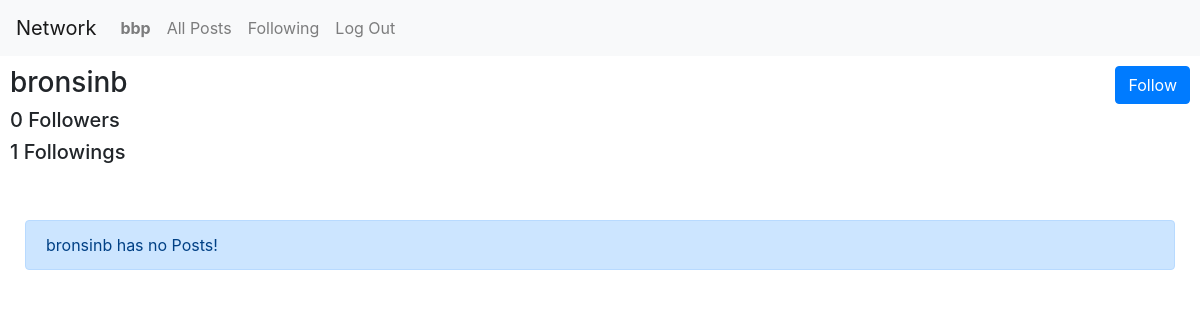
Page /profile/bronsinb (signed in) on the committed database.
### network/models.py (models this page shows)
class User(AbstractUser):
    follower = models.ManyToManyField('self', blank=True, symmetrical=False, related_name="following")
    def get_follower_count(self):
        return len(self.follower.all())
    def get_following_count(self):
        return len(self.following.all())

### network/views.py (the view)
# urls.py: path("profile/<str:username>", views.profile, name="profile"),
def profile(request, username):
    if request.method == "POST":
        new_edit_post(request)
    profile = User.objects.get(username=username)
    return render(request, "network/profile.html", {
        "posts": profile.posts.all(),
        "profile": profile,
        "following": request.user in profile.follower.all()
    })

### network/templates/network/profile.html (shortened to what this page needs)
{% extends "network/layout.html" %}
{% load static %}
{% block body %}
    <div class="container-fluid">
        <div class="row">
            <div class="col-xs">
                <h3>{{ profile.username }}</h3>
                <h5 id="followers">{{ profile.get_follower_count }} Followers</h5>
                <h5>{{ profile.get_following_count }} Followings</h5>
            </div>
            <div class="col">
            </div>
            <div>
                {% if user.is_authenticated %}
                    {% if user != profile %}
                        {% if following %}
                            <button id="follow" data-userid="{{ profile.id }}" class="btn btn-success">Following</button>
                        {% else %}
                            <button id="follow" data-userid="{{ profile.id }}" class="btn btn-primary">Follow</button>
                        {% endif %}
                    {% else %}
                        <button id="new-post-button" class="btn btn-primary">New Post</button>
                    {% endif %}
                {% else %}
                    <a href="{% url 'login' %}" class="btn btn-primary">Login</a>
                {% endif %}
            </div>
        </div>
        <br>
        <br>
        {% for post in posts %}
            <div class="card">
                <div class="card-body">
                    <h5 class="card-title">{{ post.user.username }}</h5>
                    <p class="card-text">{{ post.text }}</p>
                    {% if user.is_authenticated %}
                        {% if user == post.user %}
                            <button data-postid="{{ post.id }}" data-post="{{ post.text }}" class="btn edit"><i class="fa fa-edit"></i></button>
                        {% endif %}
                        {% if user in post.likes.all %}
                            <button data-postid="{{ post.id }}" class="btn like"><i style="color: red;" class="fa fa-heart"></i> {{ post.get_likes_num}}</button>
                        {% else %}
                            <button data-postid="{{ post.id }}" class="btn like"><i style="color: black;" class="fa fa-heart"></i> {{ post.get_likes_num}}</button>
                        {% endif %}
                    {% endif %}
                </div>
            </div>
            <br>
        {% empty %}
            <div class="alert alert-primary" role="alert">
                {{ profile.username }} has no Posts!
          </div>
        {% endfor %}
    </div>
{% endblock %}

### network/templates/network/layout.html (shortened to what this page needs)
{% load static %}
<!DOCTYPE html>
<html lang="en">
    <head>
        <link rel="stylesheet" href="https://cdnjs.cloudflare.com/ajax/libs/font-awesome/4.7.0/css/font-awesome.min.css">
        <link rel="stylesheet" href="https://stackpath.bootstrapcdn.com/bootstrap/4.4.1/css/bootstrap.min.css">
        <link href="{% static 'network/styles.css' %}" rel="stylesheet">
    </head>
    <body>
        <nav class="navbar navbar-expand-lg navbar-light bg-light">
            <a class="navbar-brand" href="#">Network</a>
            <div>
              <ul class="navbar-nav mr-auto">
                {% if user.is_authenticated %}
                    <li class="nav-item">
                        <a class="nav-link" href="{% url 'profile' user.username %}"><strong>{{ user.username }}</strong></a>
                    </li>
                {% endif %}
                <li class="nav-item">
                  <a class="nav-link" href="{% url 'index' %}">All Posts</a>
                </li>
                {% if user.is_authenticated %}
                    <li class="nav-item">
                        <a class="nav-link" href="#">Following</a>
                    </li>
                    <li class="nav-item">
                        <a class="nav-link" href="{% url 'logout' %}">Log Out</a>
                    </li>
                {% endif %}
              </ul>
            </div>
          </nav>
        <div class="body padding">
            {% block body %}
            {% endblock %}
        </div>
    </body>
</html>

### network/static/network/styles.css (style rules this page uses)
.padding { padding: 10px; }

### rows in the picture
User: username "bbp"
User: username "bronsinb", get_follower_count "0", get_following_count "1"
